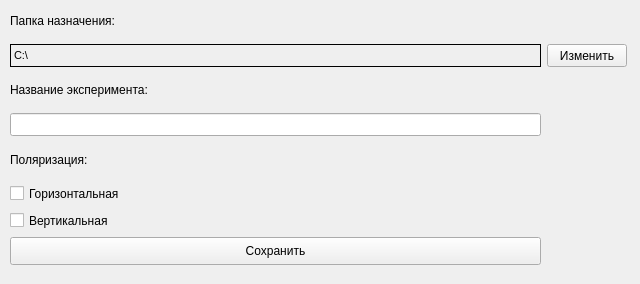
<?xml version="1.0" encoding="UTF-8"?>
<ui version="4.0">
 <class>SaveFile</class>
 <widget class="QWidget" name="SaveFile">
  <property name="windowModality">
   <enum>Qt::ApplicationModal</enum>
  </property>
  <property name="geometry">
   <rect>
    <x>0</x>
    <y>0</y>
    <width>640</width>
    <height>284</height>
   </rect>
  </property>
  <property name="minimumSize">
   <size>
    <width>640</width>
    <height>284</height>
   </size>
  </property>
  <property name="maximumSize">
   <size>
    <width>640</width>
    <height>284</height>
   </size>
  </property>
  <property name="windowTitle">
   <string>Сохранение результата</string>
  </property>
  <property name="windowIcon">
   <iconset resource="res.qrc">
    <normaloff>:/img/logo.png</normaloff>:/img/logo.png</iconset>
  </property>
  <widget class="QPushButton" name="editFolder">
   <property name="geometry">
    <rect>
     <x>547</x>
     <y>44</y>
     <width>80</width>
     <height>23</height>
    </rect>
   </property>
   <property name="text">
    <string>Изменить</string>
   </property>
  </widget>
  <widget class="QLabel" name="label_3">
   <property name="geometry">
    <rect>
     <x>10</x>
     <y>142</y>
     <width>531</width>
     <height>35</height>
    </rect>
   </property>
   <property name="text">
    <string>Поляризация:</string>
   </property>
  </widget>
  <widget class="QCheckBox" name="checkBox">
   <property name="geometry">
    <rect>
     <x>10</x>
     <y>183</y>
     <width>531</width>
     <height>21</height>
    </rect>
   </property>
   <property name="text">
    <string>Горизонтальная</string>
   </property>
  </widget>
  <widget class="QPushButton" name="saveButton">
   <property name="geometry">
    <rect>
     <x>10</x>
     <y>237</y>
     <width>531</width>
     <height>28</height>
    </rect>
   </property>
   <property name="minimumSize">
    <size>
     <width>0</width>
     <height>28</height>
    </size>
   </property>
   <property name="text">
    <string>Сохранить</string>
   </property>
  </widget>
  <widget class="QLineEdit" name="experimentName">
   <property name="geometry">
    <rect>
     <x>10</x>
     <y>113</y>
     <width>531</width>
     <height>23</height>
    </rect>
   </property>
  </widget>
  <widget class="QLabel" name="folderPath">
   <property name="geometry">
    <rect>
     <x>10</x>
     <y>44</y>
     <width>531</width>
     <height>23</height>
    </rect>
   </property>
   <property name="font">
    <font>
     <pointsize>8</pointsize>
    </font>
   </property>
   <property name="frameShape">
    <enum>QFrame::Box</enum>
   </property>
   <property name="text">
    <string>C:\</string>
   </property>
  </widget>
  <widget class="QLabel" name="label">
   <property name="geometry">
    <rect>
     <x>10</x>
     <y>3</y>
     <width>531</width>
     <height>35</height>
    </rect>
   </property>
   <property name="text">
    <string>Папка назначения:</string>
   </property>
  </widget>
  <widget class="QLabel" name="label_2">
   <property name="geometry">
    <rect>
     <x>10</x>
     <y>73</y>
     <width>531</width>
     <height>34</height>
    </rect>
   </property>
   <property name="text">
    <string>Название эксперимента:</string>
   </property>
  </widget>
  <widget class="QCheckBox" name="checkBox_2">
   <property name="geometry">
    <rect>
     <x>10</x>
     <y>210</y>
     <width>531</width>
     <height>21</height>
    </rect>
   </property>
   <property name="text">
    <string>Вертикальная</string>
   </property>
  </widget>
 </widget>
 <resources>
  <include location="res.qrc"/>
 </resources>
 <connections/>
</ui>
